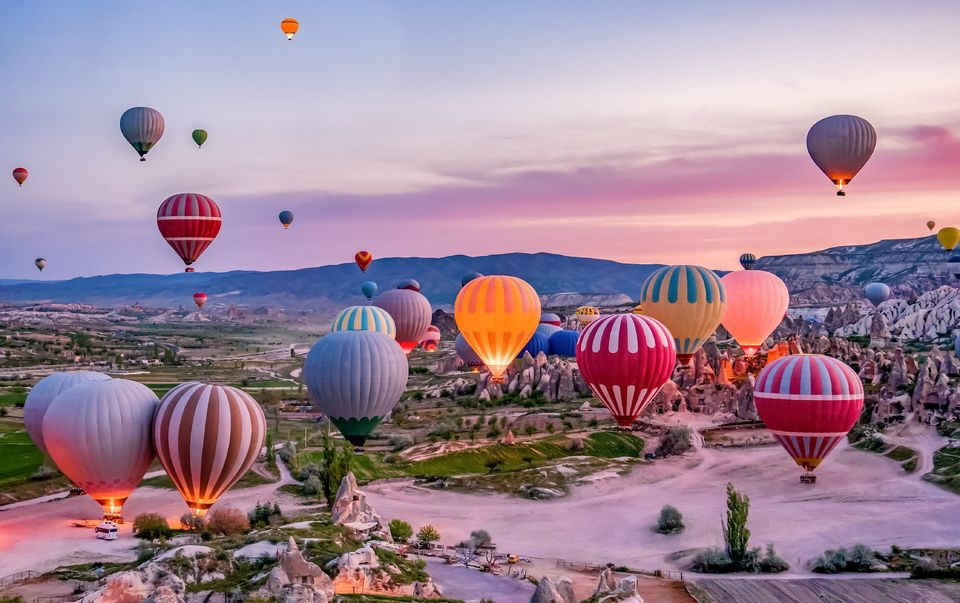
#> input picture balloons.jpg, 960 x 603 px
$ jupyter execute 'ćwiczenie_6.ipynb'
#> lines starting #> are read from the running program, lines starting #| are printed output that depends on the picture
# Ćwiczenie 6

### Zaobserwuj działanie następujących przekształceń punktowych na przykładowych obrazach.

[cell 1]
import numpy as np
import cv2 as cv
import matplotlib.pyplot as plt

img_original = cv.imread("balloons.jpg",0)
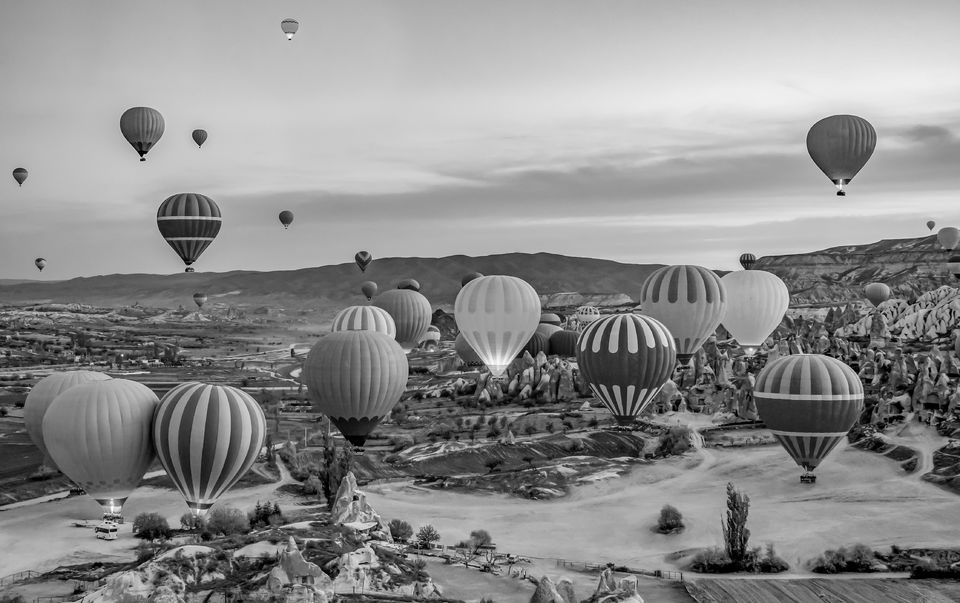
#> img_original: shape (603, 960); min 0, max 255, mean 141.8

def show_images(first, second):
    fig, axes = plt.subplots(1, 2, figsize=(20, 20))
    ax = axes.ravel()
    ax[0].imshow(first, cmap=plt.cm.gray)
    ax[1].imshow(second, cmap=plt.cm.gray)

### 1. Mnożenie obrazu przez stałą T(r)  = c·r, gdzie c jest stałą:

[cell 2]
img_multiplied = cv.multiply(img_original,2)
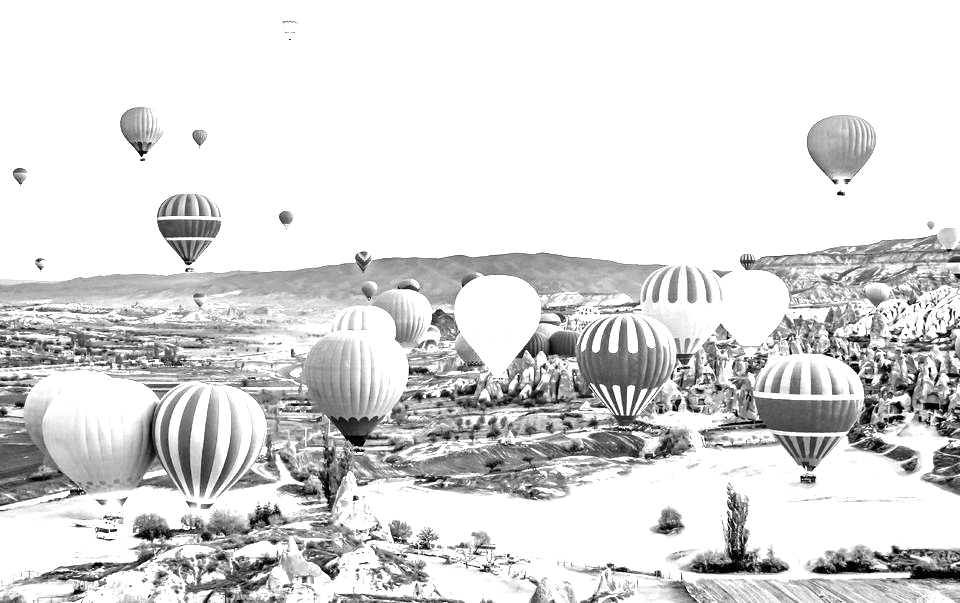
#> img_multiplied: shape (603, 960); min 0, max 255, mean 218.4
show_images(img_original,img_multiplied)
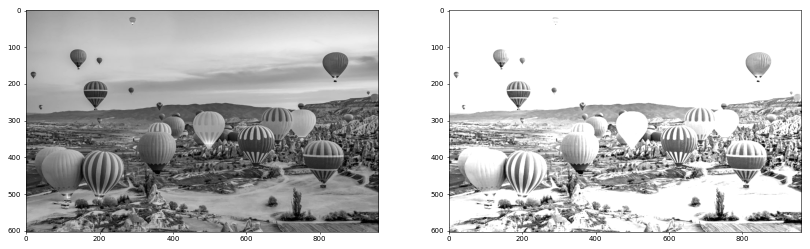
#> figure drawn by matplotlib, 2 panels

### 2. Zmiana dynamiki skali szarości (kontrastu):

[cell 3]
m = 0.45
e = 8
r = 1 / (1 + (m / img_original) ** e)
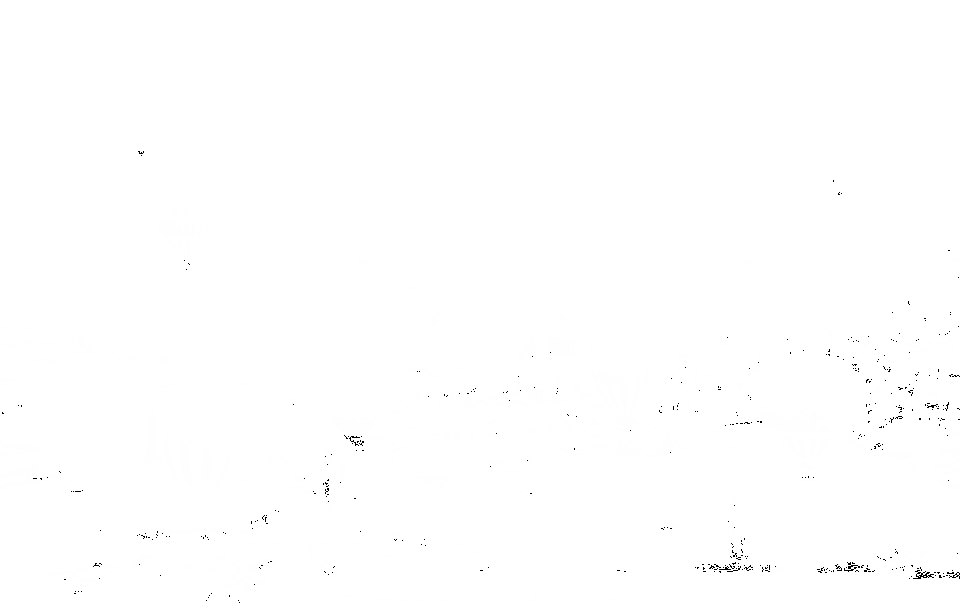
#> r: shape (603, 960) float64; min 0, max 1, mean 0.998
show_images(img_original, r)

### 3. Korekcja gamma:

[cell 4]
gamma = 0.1
img_gammacorrection = np.array(255*(img_original / 255) ** gamma, dtype = 'uint8')
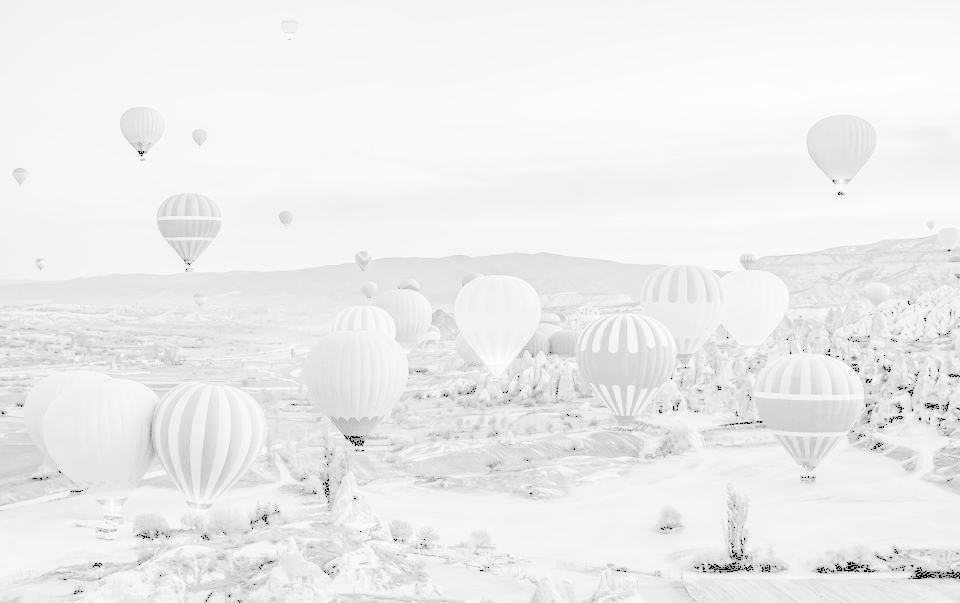
#> img_gammacorrection: shape (603, 960); min 0, max 255, mean 237.1
show_images(img_original,img_gammacorrection)

$ run again, with tygrysek.jpg copied over balloons.jpg
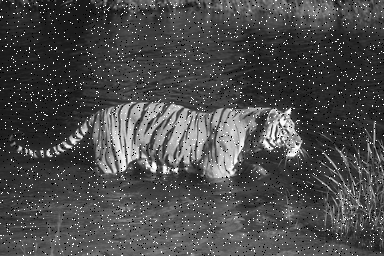
#> input picture tygrysek.jpg, 384 x 256 px
#> img_original is the input picture: shape (256, 384); min 0, max 255, mean 74.9
#> `r = 1 / (1 + (m / img_original) ** e)`:
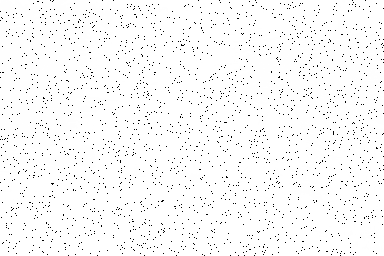
#> r: shape (256, 384) float64; min 0, max 1, mean 0.976
#> `img_gammacorrection = np.array(255*(img_original / 255) ** gamma, dtyp..`:
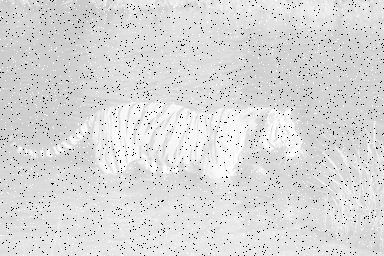
#> img_gammacorrection: shape (256, 384); min 0, max 255, mean 217
